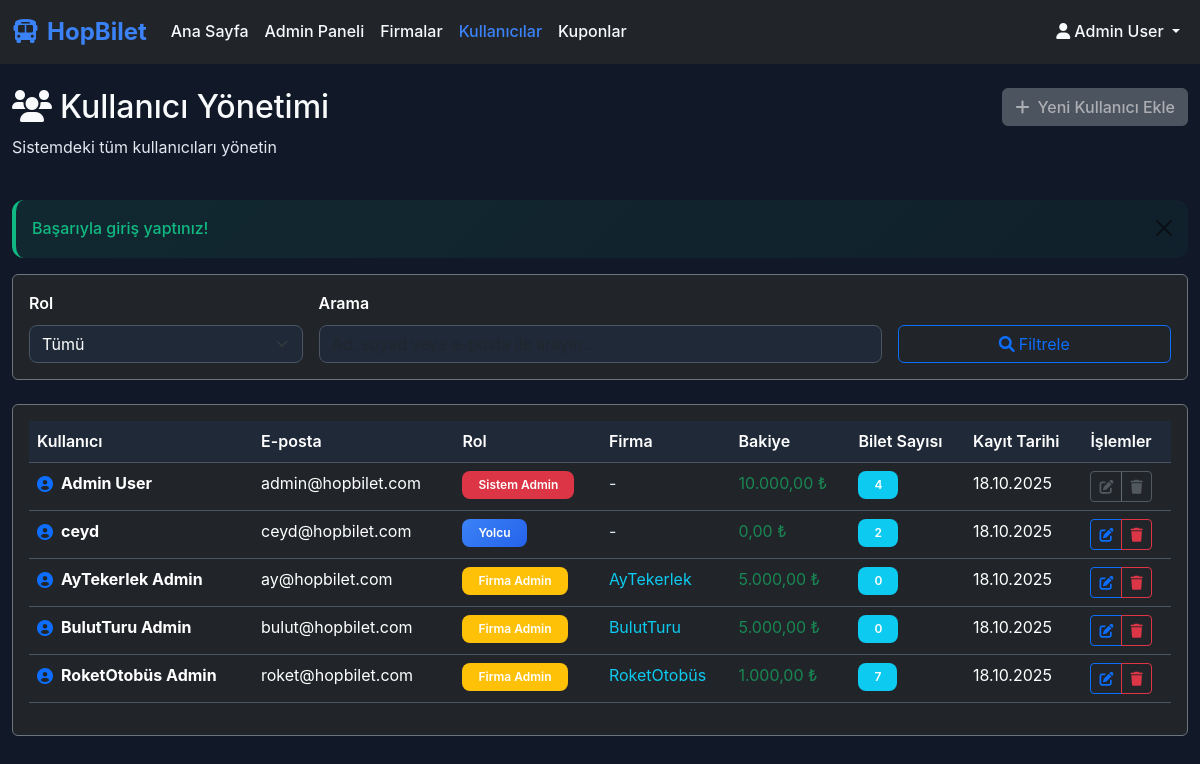
Before: /admin/users.php (signed in) with the older database file.
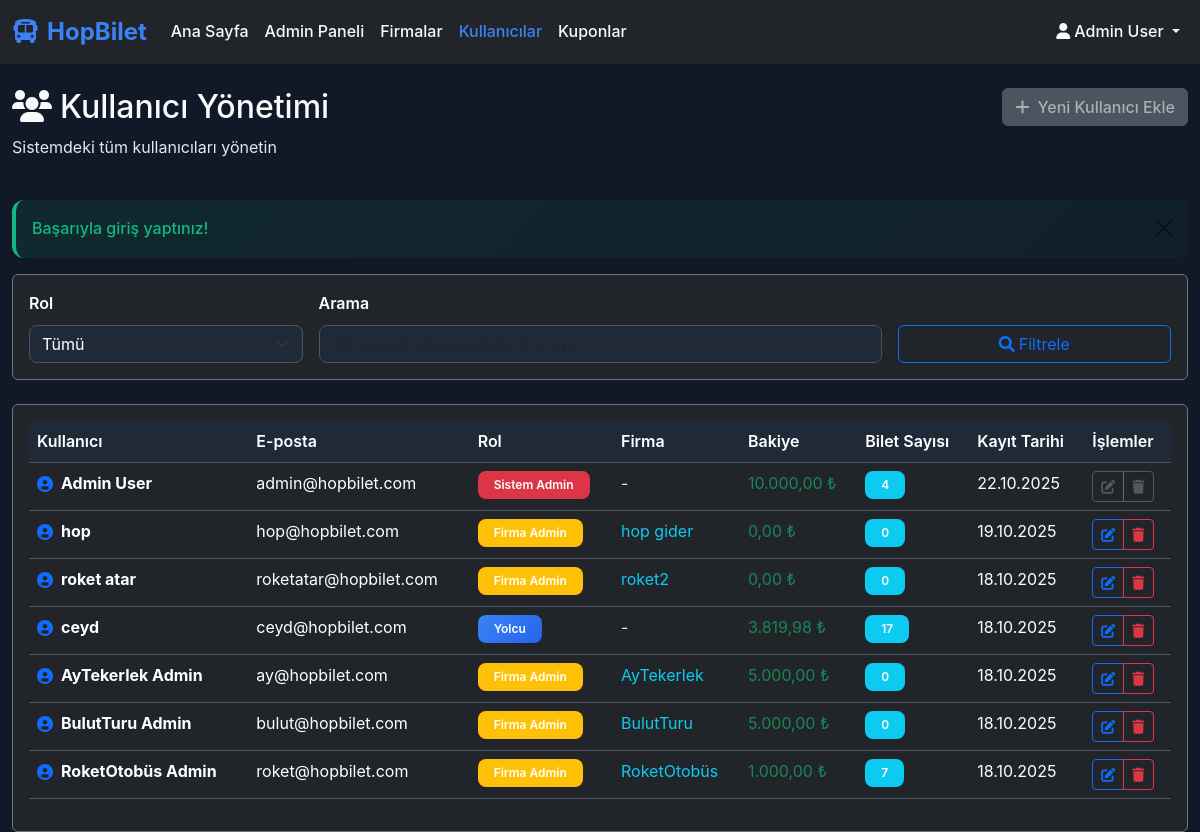
After: the same page with the newer database file.
### tables this page shows
CREATE TABLE users (
            id INTEGER PRIMARY KEY AUTOINCREMENT,
            full_name VARCHAR(100) NOT NULL,
            email VARCHAR(100) UNIQUE NOT NULL,
            role TEXT DEFAULT 'user' CHECK(role IN ('user', 'company', 'admin')),
            password VARCHAR(255) NOT NULL,
            company_id INTEGER,
            balance DECIMAL(10,2) DEFAULT 0.00,
            created_at DATETIME DEFAULT CURRENT_TIMESTAMP,
            FOREIGN KEY (company_id) REFERENCES bus_companies(id)
        );

### admin/users.php (the view, shortened to what this page needs)
<?php
require_once '../config/database.php';
require_once '../includes/functions.php';
$role = $_GET['role'] ?? 'all';
$search = $_GET['search'] ?? '';
$where_conditions = ["1=1"];
$params = [];
$where_clause = implode(' AND ', $where_conditions);
$stmt = $pdo->prepare("
    SELECT u.*, bc.name as company_name,
           COUNT(DISTINCT t.id) as ticket_count,
           COUNT(DISTINCT uc.id) as coupon_usage_count
    FROM users u
    LEFT JOIN bus_companies bc ON u.company_id = bc.id
    LEFT JOIN tickets t ON u.id = t.user_id
    LEFT JOIN user_coupons uc ON u.id = uc.user_id
    WHERE $where_clause
    GROUP BY u.id
    ORDER BY u.created_at DESC
");
$stmt->execute($params);
$users = $stmt->fetchAll();
?>
<!DOCTYPE html>
<html lang="tr">
<head>
    <link href="https://cdn.jsdelivr.net/npm/bootstrap@5.3.0/dist/css/bootstrap.min.css" rel="stylesheet">
    <link href="https://cdnjs.cloudflare.com/ajax/libs/font-awesome/6.0.0/css/all.min.css" rel="stylesheet">
    <link href="../assets/css/style.css" rel="stylesheet">
</head>
<body class="dark-theme">
    <nav class="navbar navbar-expand-lg navbar-dark bg-dark">
        <div class="container-fluid">
            <a class="navbar-brand fw-bold" href="../index.php">
                <i class="fas fa-bus me-2"></i>HopBilet
            </a>
            <div class="collapse navbar-collapse" id="navbarNav">
                <ul class="navbar-nav me-auto">
                    <li class="nav-item">
                        <a class="nav-link" href="../index.php">Ana Sayfa</a>
                    </li>
                    <li class="nav-item">
                        <a class="nav-link" href="dashboard.php">Admin Paneli</a>
                    </li>
                    <li class="nav-item">
                        <a class="nav-link" href="companies.php">Firmalar</a>
                    </li>
                    <li class="nav-item">
                        <a class="nav-link active" href="users.php">Kullanıcılar</a>
                    </li>
                    <li class="nav-item">
                        <a class="nav-link" href="coupons.php">Kuponlar</a>
                    </li>
                </ul>
                <ul class="navbar-nav">
                    <li class="nav-item dropdown">
                        <a class="nav-link dropdown-toggle" href="#" role="button" data-bs-toggle="dropdown">
                            <i class="fas fa-user me-1"></i><?php echo htmlspecialchars($_SESSION['full_name']); ?>
                        </a>
                    </li>
                </ul>
            </div>
        </div>
    </nav>
    <div class="container-fluid mt-4">
        <div class="row mb-4">
            <div class="col-md-6">
                <h2 class="text-white">
                    <i class="fas fa-users me-2"></i>Kullanıcı Yönetimi
                </h2>
                <p class="text-muted">Sistemdeki tüm kullanıcıları yönetin</p>
            </div>
            <div class="col-md-6 text-md-end">
                <button class="btn btn-secondary" disabled title="Admin kullanıcıları ekleyemez">
                    <i class="fas fa-plus me-2"></i>Yeni Kullanıcı Ekle
                </button>
            </div>
        </div>
        <?php displayMessages(); ?>
        <div class="card bg-dark border-secondary mb-4">
            <div class="card-body">
                <form method="GET" class="row g-3">
                    <div class="col-md-3">
                        <label for="role" class="form-label">Rol</label>
                        <select class="form-select" id="role" name="role">
                            <option value="all" <?php echo $role === 'all' ? 'selected' : ''; ?>>Tümü</option>
                        </select>
                    </div>
                    <div class="col-md-6">
                        <label for="search" class="form-label">Arama</label>
                        <input type="text" class="form-control" id="search" name="search"
                               placeholder="Ad, soyad veya e-posta ile arayın..." value="<?php echo h($search); ?>">
                    </div>
                    <div class="col-md-3 d-flex align-items-end">
                        <button type="submit" class="btn btn-outline-primary w-100">
                            <i class="fas fa-search me-1"></i>Filtrele
                        </button>
                    </div>
                </form>
            </div>
        </div>
        <div class="card bg-dark border-secondary">
            <div class="card-body">
                <?php if (empty($users)): ?>
                    <div class="text-center py-5">
                        <i class="fas fa-users fa-3x text-muted mb-3"></i>
                        <h5 class="text-white">Kullanıcı Bulunamadı</h5>
                        <p class="text-muted">Arama kriterlerinize uygun kullanıcı bulunmamaktadır.</p>
                        <a href="user_add.php" class="btn btn-primary">
                            <i class="fas fa-plus me-2"></i>İlk Kullanıcıyı Oluşturun
                        </a>
                    </div>
                <?php else: ?>
                    <div class="table-responsive">
                        <table class="table table-dark table-hover">
                            <thead>
                                <tr>
                                    <th>Kullanıcı</th>
                                    <th>E-posta</th>
                                    <th>Rol</th>
                                    <th>Firma</th>
                                    <th>Bakiye</th>
                                    <th>Bilet Sayısı</th>
                                    <th>Kayıt Tarihi</th>
                                    <th>İşlemler</th>
                                </tr>
                            </thead>
                            <tbody>
                                <?php foreach ($users as $user): ?>
                                    <tr>
                                        <td>
                                            <div class="d-flex align-items-center">
                                                <i class="fas fa-user-circle text-primary me-2"></i>
                                                <strong><?php echo h($user['full_name']); ?></strong>
                                            </div>
                                        </td>
                                        <td><?php echo h($user['email']); ?></td>
                                        <td>
                                            <?php
                                            $role_badges = [
                                                'user' => 'bg-primary',
                                                'company' => 'bg-warning',
                                                'admin' => 'bg-danger'
                                            ];
                                            $role_names = [
                                                'user' => 'Yolcu',
                                                'company' => 'Firma Admin',
                                                'admin' => 'Sistem Admin'
                                            ];
                                            $badge_class = $role_badges[$user['role']] ?? 'bg-secondary';
                                            $role_name = $role_names[$user['role']] ?? $user['role'];
                                            ?>
                                            <span class="badge <?php echo $badge_class; ?>"><?php echo $role_name; ?></span>
                                        </td>
                                        <td>
                                            <?php if ($user['company_name']): ?>
                                                <span class="text-info"><?php echo h($user['company_name']); ?></span>
                                            <?php else: ?>
                                                <span class="text-muted">-</span>
                                            <?php endif; ?>
                                        </td>
                                        <td>
                                            <span class="text-success"><?php echo formatPrice($user['balance']); ?></span>
                                        </td>
                                        <td>
                                            <span class="badge bg-info"><?php echo $user['ticket_count']; ?></span>
                                        </td>
                                        <td><?php echo formatDate($user['created_at'], 'd.m.Y'); ?></td>
                                        <td>
                                            <div class="btn-group btn-group-sm">
                                                <?php if ($user['role'] !== 'admin'): ?>
                                                    <a href="user_edit.php?id=<?php echo $user['id']; ?>"
                                                       class="btn btn-outline-primary" title="Düzenle">
                                                        <i class="fas fa-edit"></i>
                                                    </a>
                                                <?php else: ?>
                                                    <button class="btn btn-outline-secondary" disabled title="Admin kullanıcıları düzenlenemez">
                                                        <i class="fas fa-edit"></i>
                                                    </button>
                                                <?php endif; ?>
                                                <?php if ($user['id'] != $_SESSION['user_id'] && $user['role'] !== 'admin'): ?>
                                                    <button class="btn btn-outline-danger"
                                                            onclick="confirmDelete(<?php echo $user['id']; ?>, '<?php echo h($user['full_name']); ?>')"
                                                            title="Sil">
                                                        <i class="fas fa-trash"></i>
                                                    </button>
                                                <?php elseif ($user['role'] === 'admin'): ?>
                                                    <button class="btn btn-outline-secondary" disabled title="Admin kullanıcıları silinemez">
                                                        <i class="fas fa-trash"></i>
                                                    </button>
                                                <?php endif; ?>
                                            </div>
                                        </td>
                                    </tr>
                                <?php endforeach; ?>
                            </tbody>
                        </table>
                    </div>
                <?php endif; ?>
            </div>
        </div>
    </div>
</body>
</html>

### includes/functions.php (shortened to what this page needs)
<?php
function h($string) {
    return htmlspecialchars($string ?? '', ENT_QUOTES, 'UTF-8');
}
function displayMessages() {
    if (isset($_SESSION['success_message'])) {
        echo '<div class="alert alert-success alert-dismissible fade show" role="alert">';
        echo h($_SESSION['success_message']);
        echo '<button type="button" class="btn-close" data-bs-dismiss="alert"></button>';
        echo '</div>';
    }
}
function formatDate($date, $format = 'd.m.Y H:i') {
    return date($format, strtotime($date));
}
function formatPrice($price) {
    $normalizedPrice = is_numeric($price) ? (float)$price : 0.0;
    return number_format($normalizedPrice, 2, ',', '.') . ' ₺';
}
?>

### assets/css/style.css (style rules this page uses)
:root { --primary-color: #3b82f6; --primary-dark: #2563eb; --secondary-color: #8b5cf6; --accent-color: #06b6d4; --success-color: #10b981; --warning-color: #f59e0b; --danger-color: #ef4444; --dark-bg: #111827; --dark-surface: #1f2937; --dark-card: #374151; --dark-text: #ffffff; --dark-muted: #cbd5e1; --border-color: #4b5563; --text-high-contrast: #f8fafc; --text-medium: #e2e8f0; }
* { margin: 0; padding: 0; box-sizing: border-box; }
body { font-family: 'Inter', -apple-system, BlinkMacSystemFont, 'Segoe UI', Roboto, sans-serif; background-color: var(--dark-bg); color: var(--dark-text); line-height: 1.6; }
.dark-theme { background-color: var(--dark-bg); color: var(--dark-text); }
.navbar-brand { font-size: 1.5rem; font-weight: 700; color: var(--primary-color) !important; }
.navbar-dark .navbar-nav .nav-link { color: var(--dark-text) !important; font-weight: 500; transition: color 0.3s ease; }
.navbar-dark .navbar-nav .nav-link.active { color: var(--primary-color) !important; }
.btn-secondary { background: var(--dark-card); border: 1px solid var(--border-color); color: var(--dark-text); font-weight: 500; transition: all 0.3s ease; }
.text-white { color: var(--text-high-contrast) !important; }
.text-muted { color: var(--text-medium) !important; }
.card .text-muted { color: var(--text-medium) !important; }
h1, h2, h3, h4, h5, h6 { color: var(--text-high-contrast) !important; }
.navbar-dark .navbar-nav .nav-link { color: var(--text-high-contrast) !important; font-weight: 500; transition: color 0.3s ease; }
.alert { border: none; border-radius: 0.75rem; font-weight: 500; }
.alert-success { background: linear-gradient(135deg, rgba(16, 185, 129, 0.1), rgba(16, 185, 129, 0.05)); border-left: 4px solid var(--success-color); color: var(--success-color); }
.table-dark { background-color: var(--dark-card); border-color: var(--border-color); }
.table-dark th { background-color: var(--dark-surface); border-color: var(--border-color); color: var(--dark-text); font-weight: 600; }
.table-dark td { border-color: var(--border-color); color: var(--dark-text); }
.form-control, .form-select { background-color: var(--dark-surface); border: 1px solid var(--border-color); color: var(--dark-text); border-radius: 0.5rem; transition: all 0.3s ease; }
.form-label { color: var(--dark-text); font-weight: 600; margin-bottom: 0.5rem; }
.badge { font-weight: 600; padding: 0.5rem 1rem; border-radius: 0.5rem; }
.badge.bg-primary { background: linear-gradient(135deg, var(--primary-color), var(--primary-dark)) !important; }

Changed rows visible on the page:
changed users "Admin User": created_at "18.10.2025" → "22.10.2025"
added users: full_name "hop", email "hop@hopbilet.com", role "Firma Admin", company_name "hop gider", balance "0,00 ₺", ticket_count "0", created_at "19.10.2025"
added users: full_name "roket atar", email "roketatar@hopbilet.com", role "Firma Admin", company_name "roket2", balance "0,00 ₺", ticket_count "0", created_at "18.10.2025"
changed users "ceyd": balance "0,00 ₺" → "3.819,98 ₺"; ticket_count "2" → "17"
